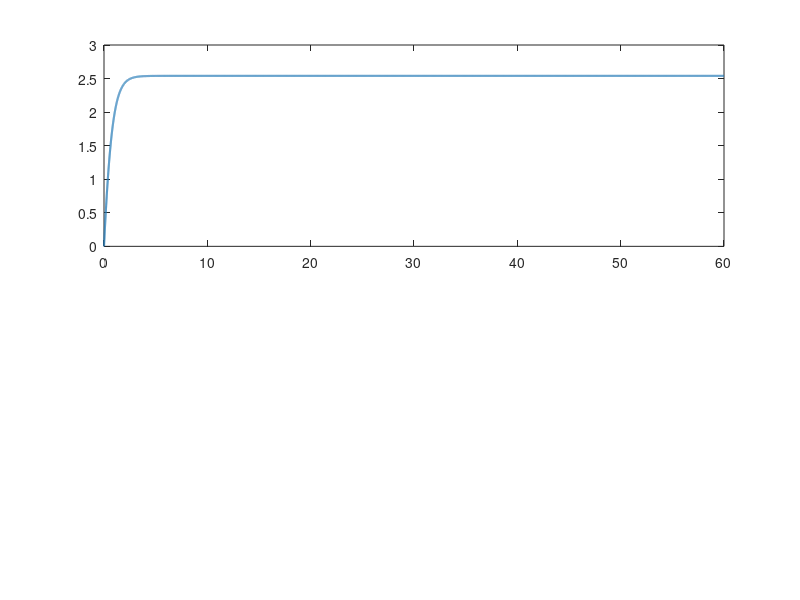

This chart was generated by the following MATLAB code: (Note: this script raises an error after producing the figure.)
%% plot_phase2.m  —  Phase 2 Diagnostic Plots
%
% PURPOSE:
%   Generates the four standard Phase 2 diagnostic figures from the
%   data saved by test_phase2_openloop.m.
%   Run AFTER test_phase2_openloop passes all [PASS] checks.
%
% FIGURES PRODUCED:
%   Figure 1 — Surge acceleration: u(t) for Test 3 (1525 RPM open-loop)
%   Figure 2 — 6-DOF state overview: all 12 states for Test 3
%   Figure 3 — Rudder step response: yaw and sway (Test 5)
%   Figure 4 — Stern plane response: pitch and depth (Test 6)
%
% HOW TO RUN:
%   >> plot_phase2          (uses phase2_results.mat)
%   >> plot_phase2(t,X,...) (pass data directly — see usage below)
%
% AUTHOR: AUV Simulation Project — Phase 2

if ~exist('phase2_results.mat','file')
    error('Run test_phase2_openloop first — phase2_results.mat not found.');
end
load('phase2_results.mat');

% =========================================================================
% Shared style
% =========================================================================
lw  = 1.5;                   % line width
fs  = 11;                    % font size
col_surge  = [0.13 0.47 0.71];   % blue
col_sway   = [0.90 0.45 0.10];   % orange
col_heave  = [0.17 0.63 0.17];   % green
col_yaw    = [0.84 0.15 0.16];   % red
col_pitch  = [0.58 0.40 0.74];   % purple
col_ref    = [0.5 0.5 0.5];      % grey for limits

close all;

% =========================================================================
% Figure 1 — Surge acceleration profile
% =========================================================================
fig1 = figure(1);
set(fig1,'Name','Phase 2 — Surge acceleration (1525 RPM)','NumberTitle','off', ...
    'Position',[50 500 700 380]);

subplot(2,1,1)
plot(t3, X3(:,1), 'Color', col_surge, 'LineWidth', lw); hold on;
yline(2.5, '--', 'Color', col_ref, 'LineWidth', 1, 'Label', 'Max spec 2.5 m/s');
yline(2.0, ':', 'Color', col_ref, 'LineWidth', 1, 'Label', 'Min gate 2.0 m/s');
xlabel('Time (s)', 'FontSize', fs);
ylabel('u  (m/s)', 'FontSize', fs);
title('Surge velocity — 1525 RPM open loop', 'FontSize', fs);
grid on; xlim([0 60]); ylim([0 3]);

subplot(2,1,2)
udot = gradient(X3(:,1), t3);
plot(t3, udot, 'Color', col_surge, 'LineWidth', lw);
xlabel('Time (s)', 'FontSize', fs);
ylabel('du/dt  (m/s²)', 'FontSize', fs);
title('Surge acceleration (numerical derivative)', 'FontSize', fs);
grid on; xlim([0 60]);
yline(0, '-k', 'LineWidth', 0.5);

% =========================================================================
% Figure 2 — Full 6-DOF state overview (Test 3: surge run)
% =========================================================================
fig2 = figure(2);
set(fig2,'Name','Phase 2 — 6-DOF state overview','NumberTitle','off', ...
    'Position',[50 50 1000 700]);

state_labels = {'u (m/s)','v (m/s)','w (m/s)','p (rad/s)','q (rad/s)','r (rad/s)', ...
                'x_N (m)','y_E (m)','z_D (m)','phi (deg)','theta (deg)','psi (deg)'};
scale = [1 1 1 1 1 1 1 1 1 180/pi 180/pi 180/pi];  % convert angles to deg

colors = {col_surge, col_sway, col_heave, col_yaw, col_pitch, col_ref, ...
          col_surge, col_sway, col_heave, col_yaw, col_pitch, col_ref};

for k = 1:12
    subplot(4,3,k)
    plot(t3, X3(:,k)*scale(k), 'Color', colors{k}, 'LineWidth', lw);
    xlabel('t (s)', 'FontSize', 9);
    ylabel(state_labels{k}, 'FontSize', 9);
    grid on; xlim([0 60]);
    if k >= 10  % angle states
        yline(0, '-k', 'LineWidth', 0.5);
    end
end
sgtitle('Phase 2: All 12 states — 1525 RPM, zero fins, 60s', 'FontSize', fs);

% =========================================================================
% Figure 3 — Rudder step response (Test 5)
% =========================================================================
fig3 = figure(3);
set(fig3,'Name','Phase 2 — Rudder step response','NumberTitle','off', ...
    'Position',[760 500 700 380]);

subplot(2,2,1)
plot(t5, rad2deg(X5(:,12)), 'Color', col_yaw, 'LineWidth', lw);
xlabel('t (s)','FontSize',fs); ylabel('psi (deg)','FontSize',fs);
title('Yaw angle','FontSize',fs); grid on;

subplot(2,2,2)
plot(t5, rad2deg(X5(:,6)), 'Color', col_yaw, 'LineWidth', lw);
xlabel('t (s)','FontSize',fs); ylabel('r (deg/s)','FontSize',fs);
title('Yaw rate','FontSize',fs); grid on;

subplot(2,2,3)
plot(t5, X5(:,2), 'Color', col_sway, 'LineWidth', lw);
xlabel('t (s)','FontSize',fs); ylabel('v (m/s)','FontSize',fs);
title('Sway velocity','FontSize',fs); grid on;

subplot(2,2,4)
plot(t5, X5(:,8), 'Color', col_sway, 'LineWidth', lw); hold on;
plot(t5, X5(:,7), 'Color', col_surge, 'LineWidth', lw, 'LineStyle','--');
xlabel('t (s)','FontSize',fs); ylabel('position (m)','FontSize',fs);
title('Horizontal trajectory (x=N, y=E)','FontSize',fs);
legend('y_E','x_N','Location','northwest','FontSize',9); grid on;

sgtitle(sprintf('Phase 2: Rudder step \\delta_r = %.0f deg, u_0 = 1.5 m/s', ...
    rad2deg(deg2rad(15))), 'FontSize', fs);

% =========================================================================
% Figure 4 — Stern plane step response (Test 6)
% =========================================================================
fig4 = figure(4);
set(fig4,'Name','Phase 2 — Stern plane step response','NumberTitle','off', ...
    'Position',[760 50 700 380]);

subplot(2,2,1)
plot(t6, rad2deg(X6(:,11)), 'Color', col_pitch, 'LineWidth', lw);
xlabel('t (s)','FontSize',fs); ylabel('theta (deg)','FontSize',fs);
title('Pitch angle','FontSize',fs); grid on;
yline(0,'-k','LineWidth',0.5);

subplot(2,2,2)
plot(t6, rad2deg(X6(:,5)), 'Color', col_pitch, 'LineWidth', lw);
xlabel('t (s)','FontSize',fs); ylabel('q (deg/s)','FontSize',fs);
title('Pitch rate','FontSize',fs); grid on;

subplot(2,2,3)
plot(t6, X6(:,9), 'Color', col_heave, 'LineWidth', lw);
xlabel('t (s)','FontSize',fs); ylabel('z_D (m)  +ve=down','FontSize',fs);
title('Depth (NED down is +ve)','FontSize',fs); grid on;
yline(0,'-k','LineWidth',0.5);

subplot(2,2,4)
plot(t6, X6(:,3), 'Color', col_heave, 'LineWidth', lw);
xlabel('t (s)','FontSize',fs); ylabel('w (m/s)','FontSize',fs);
title('Heave velocity','FontSize',fs); grid on;
yline(0,'-k','LineWidth',0.5);

sgtitle(sprintf('Phase 2: Stern plane step \\delta_s = 10 deg, u_0 = 1.5 m/s'), ...
    'FontSize', fs);

fprintf('\nPhase 2 plots generated (Figures 1–4).\n');
fprintf('Expected observations:\n');
fprintf('  Fig 1: Surge rises smoothly to ~2.4 m/s, no oscillation\n');
fprintf('  Fig 2: All non-surge states remain near zero (open loop)\n');
fprintf('  Fig 3: Rudder produces yaw + sway coupling — turning circle\n');
fprintf('  Fig 4: Stern plane produces pitch + depth change — dive/climb\n\n');
fprintf('If all observations match → Phase 2 COMPLETE → proceed to Phase 3\n\n');
